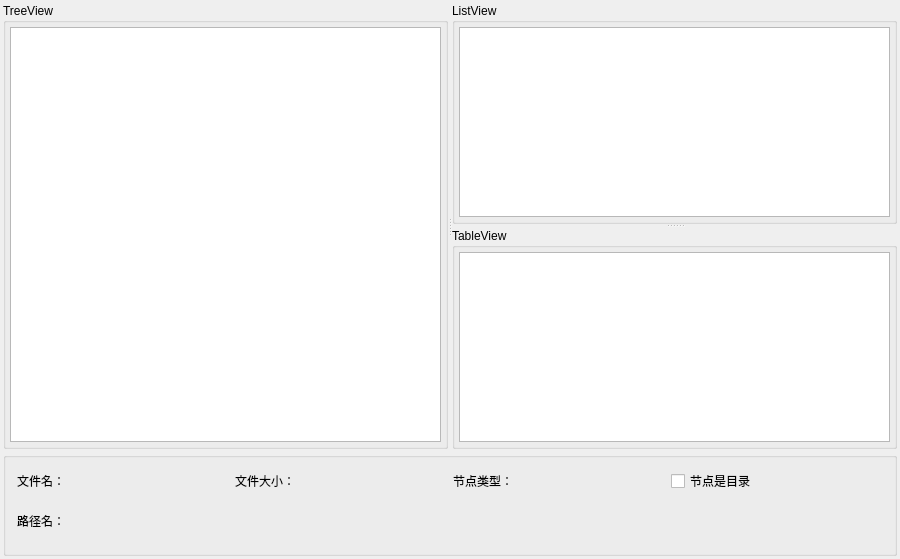
<?xml version="1.0" encoding="UTF-8"?>
<ui version="4.0">
 <class>MainWindow</class>
 <widget class="QMainWindow" name="MainWindow">
  <property name="geometry">
   <rect>
    <x>0</x>
    <y>0</y>
    <width>900</width>
    <height>559</height>
   </rect>
  </property>
  <property name="windowTitle">
   <string>文件系统Model/View</string>
  </property>
  <widget class="QWidget" name="centralWidget">
   <layout class="QVBoxLayout" name="verticalLayout_5">
    <property name="spacing">
     <number>3</number>
    </property>
    <property name="leftMargin">
     <number>3</number>
    </property>
    <property name="topMargin">
     <number>3</number>
    </property>
    <property name="rightMargin">
     <number>3</number>
    </property>
    <property name="bottomMargin">
     <number>3</number>
    </property>
    <item>
     <widget class="QSplitter" name="splitterMain">
      <property name="orientation">
       <enum>Qt::Horizontal</enum>
      </property>
      <widget class="QGroupBox" name="groupBox_3">
       <property name="title">
        <string>TreeView</string>
       </property>
       <layout class="QVBoxLayout" name="verticalLayout_3">
        <property name="spacing">
         <number>4</number>
        </property>
        <property name="leftMargin">
         <number>4</number>
        </property>
        <property name="topMargin">
         <number>4</number>
        </property>
        <property name="rightMargin">
         <number>4</number>
        </property>
        <property name="bottomMargin">
         <number>4</number>
        </property>
        <item>
         <widget class="QTreeView" name="treeView"/>
        </item>
       </layout>
      </widget>
      <widget class="QSplitter" name="splitter">
       <property name="orientation">
        <enum>Qt::Vertical</enum>
       </property>
       <widget class="QGroupBox" name="groupBox">
        <property name="title">
         <string>ListView</string>
        </property>
        <layout class="QVBoxLayout" name="verticalLayout">
         <property name="spacing">
          <number>4</number>
         </property>
         <property name="leftMargin">
          <number>4</number>
         </property>
         <property name="topMargin">
          <number>4</number>
         </property>
         <property name="rightMargin">
          <number>4</number>
         </property>
         <property name="bottomMargin">
          <number>4</number>
         </property>
         <item>
          <widget class="QListView" name="listView"/>
         </item>
        </layout>
       </widget>
       <widget class="QGroupBox" name="groupBox_2">
        <property name="title">
         <string>TableView</string>
        </property>
        <layout class="QVBoxLayout" name="verticalLayout_2">
         <property name="spacing">
          <number>3</number>
         </property>
         <property name="leftMargin">
          <number>4</number>
         </property>
         <property name="topMargin">
          <number>4</number>
         </property>
         <property name="rightMargin">
          <number>4</number>
         </property>
         <property name="bottomMargin">
          <number>4</number>
         </property>
         <item>
          <widget class="QTableView" name="tableView"/>
         </item>
        </layout>
       </widget>
      </widget>
     </widget>
    </item>
    <item>
     <widget class="QGroupBox" name="groupBox_4">
      <property name="title">
       <string/>
      </property>
      <layout class="QVBoxLayout" name="verticalLayout_4">
       <item>
        <layout class="QHBoxLayout" name="horizontalLayout">
         <item>
          <widget class="QLabel" name="LabFileName">
           <property name="text">
            <string>文件名：</string>
           </property>
          </widget>
         </item>
         <item>
          <widget class="QLabel" name="LabFileSize">
           <property name="text">
            <string>文件大小：</string>
           </property>
          </widget>
         </item>
         <item>
          <widget class="QLabel" name="LabType">
           <property name="text">
            <string>节点类型：</string>
           </property>
          </widget>
         </item>
         <item>
          <widget class="QCheckBox" name="chkIsDir">
           <property name="text">
            <string>节点是目录</string>
           </property>
          </widget>
         </item>
        </layout>
       </item>
       <item>
        <widget class="QLabel" name="LabPath">
         <property name="text">
          <string>路径名：</string>
         </property>
        </widget>
       </item>
      </layout>
     </widget>
    </item>
   </layout>
  </widget>
  <widget class="QMenuBar" name="menuBar">
   <property name="geometry">
    <rect>
     <x>0</x>
     <y>0</y>
     <width>900</width>
     <height>23</height>
    </rect>
   </property>
  </widget>
 </widget>
 <layoutdefault spacing="6" margin="11"/>
 <resources/>
 <connections/>
</ui>
